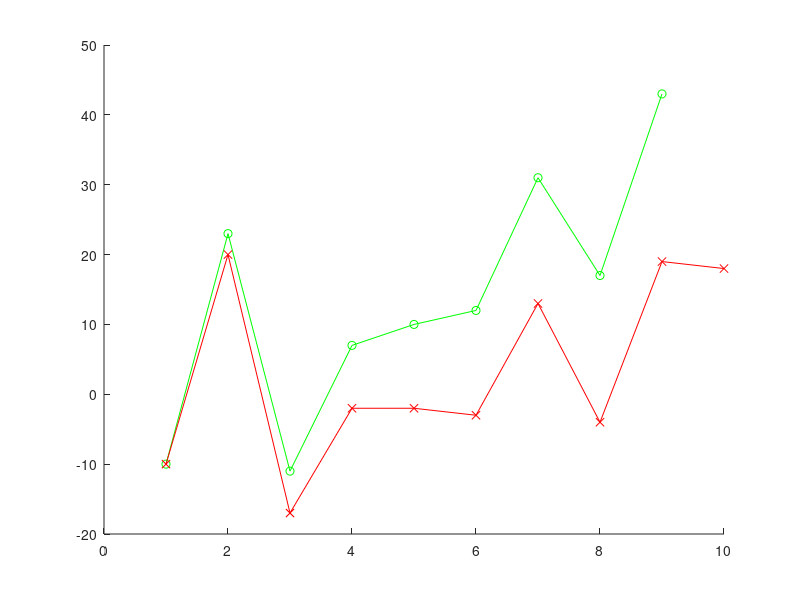
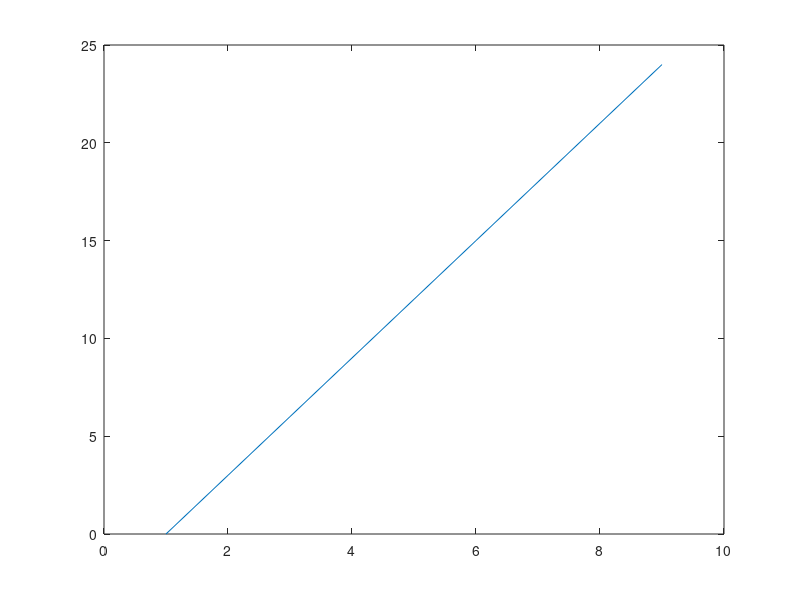

These figures' MATLAB source, in order:
%% Sensorimotor2022Jan11Model
% p = v + b
clear;
close all;
rng(7);
b = 0;    
quit = 1;
targetarray = [0 0];
for i = 1:10
    targetarray(i) = randi(30);
end 
%targetarray(1) = 100;
%targetarray(2) = -20;
rand
vmaparray = [0 0];
proprioarray = [0 0];
vonlinearray = [0 0];
ponlinearray = [0 0];
mcmap = [0 0];
bmap = [0 0];
while quit < length(targetarray)
    target = targetarray(quit);
    h = rand;
    if h < 0.5 
        target = - target;
        targetarray(quit) = target;
    end 
    vmap = target;
    vmaparray(quit) = vmap;
    pmap = vmap + b;
    proprioarray(quit) = pmap;
    mc = pmap;
    mcmap(quit) = mc;
    vonline = pmap - 30;
    vonlinearray(quit) = vonline;
    if (pmap-vmap)~=(pmap-vonline)
         b = b + (pmap - vonline)/10;
    end 
    bmap(quit) = b;
    quit = quit + 1;
end
figure;
hold on ;
abserr = [0 0];
for i = 1:length(mcmap)
    abserr(i) = abs(mcmap(i) - targetarray(i));
end 
plot(mcmap, '-o', 'Color', 'green');
plot(targetarray, '-x', 'Color', 'red');
figure;
plot(abserr);
%plot(vonlinearray, '-*', 'Color', 'black');
%plot(proprioarray, '-.', 'Color', 'yellow');